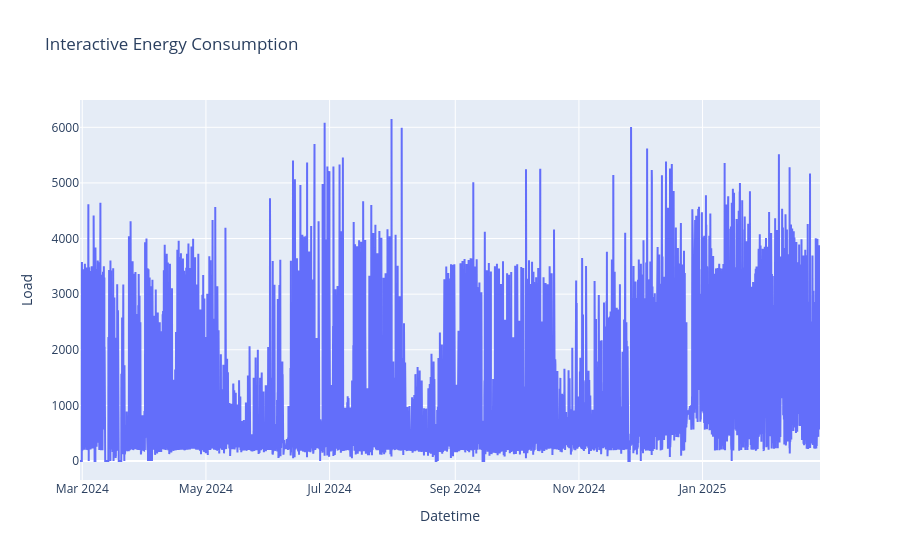

Notebook cell for this chart:
### Code cell
import plotly.graph_objs as go
import plotly.offline as pyo

df['datetime'] = pd.to_datetime(df['datetime'])
fig = go.Figure()
fig.add_trace(go.Scatter(x=df['datetime'], y=df['sensor.power_load_no_var_loads'], mode='lines', name='Load'))
fig.update_layout(title='Interactive Energy Consumption', xaxis_title='Datetime', yaxis_title='Load')
fig.show()

### Figure 1 — Plotly figure (JSON) as saved in the notebook; plotly's stock layout.template omitted (floating-point values rounded to 4 significant figures; data arrays with more than 128 entries replaced by an {"elided": "..."} marker saying what was removed)
{"data": [{"mode": "lines", "name": "Load", "type": "scatter", "x": {"elided": "17524 str values"}, "y": {"elided": "17524 float values"}}], "layout": {"title": {"text": "Interactive Energy Consumption"}, "xaxis": {"title": {"text": "Datetime"}}, "yaxis": {"title": {"text": "Load"}}}}
